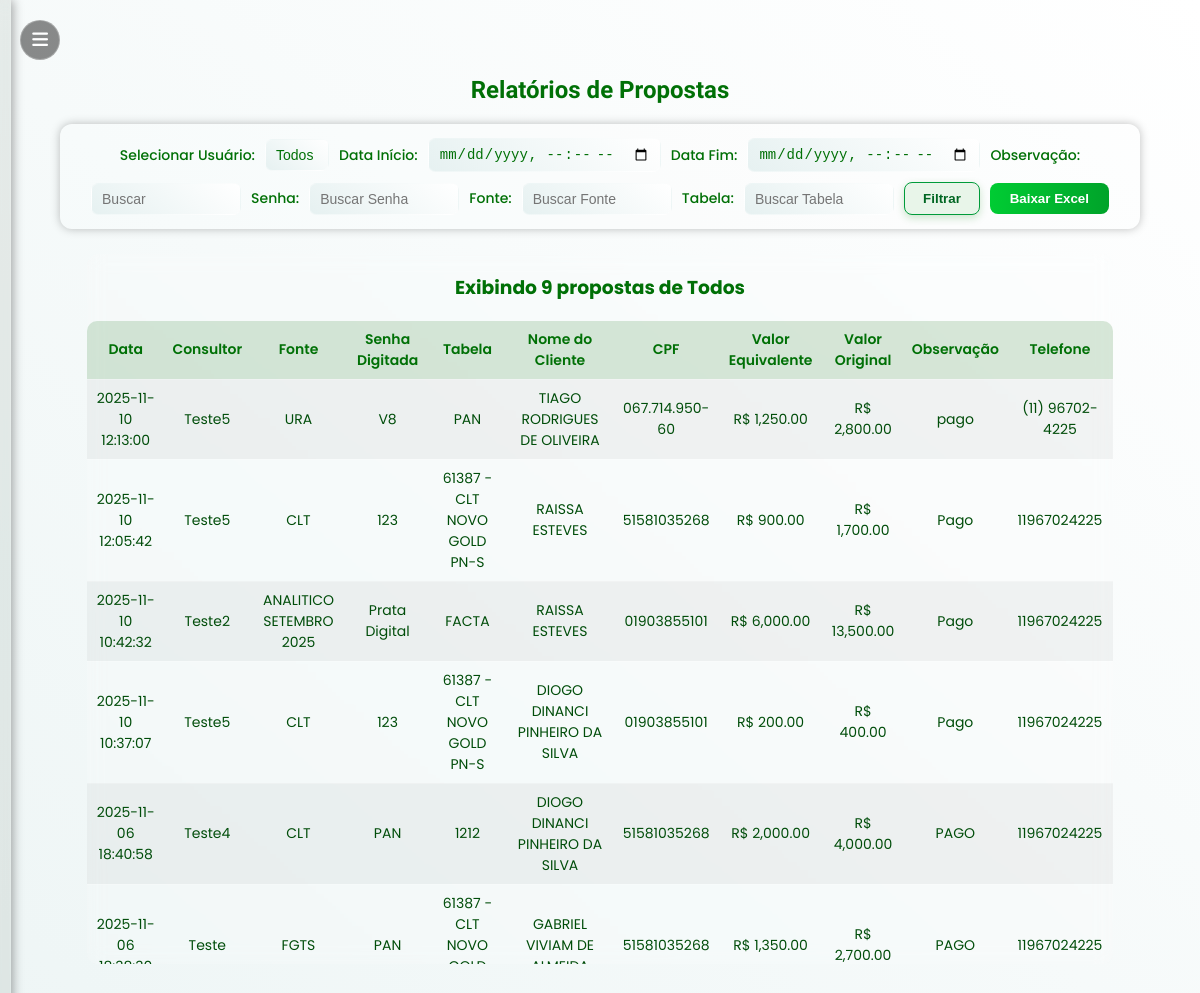
The page /relatorios (signed in) on the database as committed earlier.
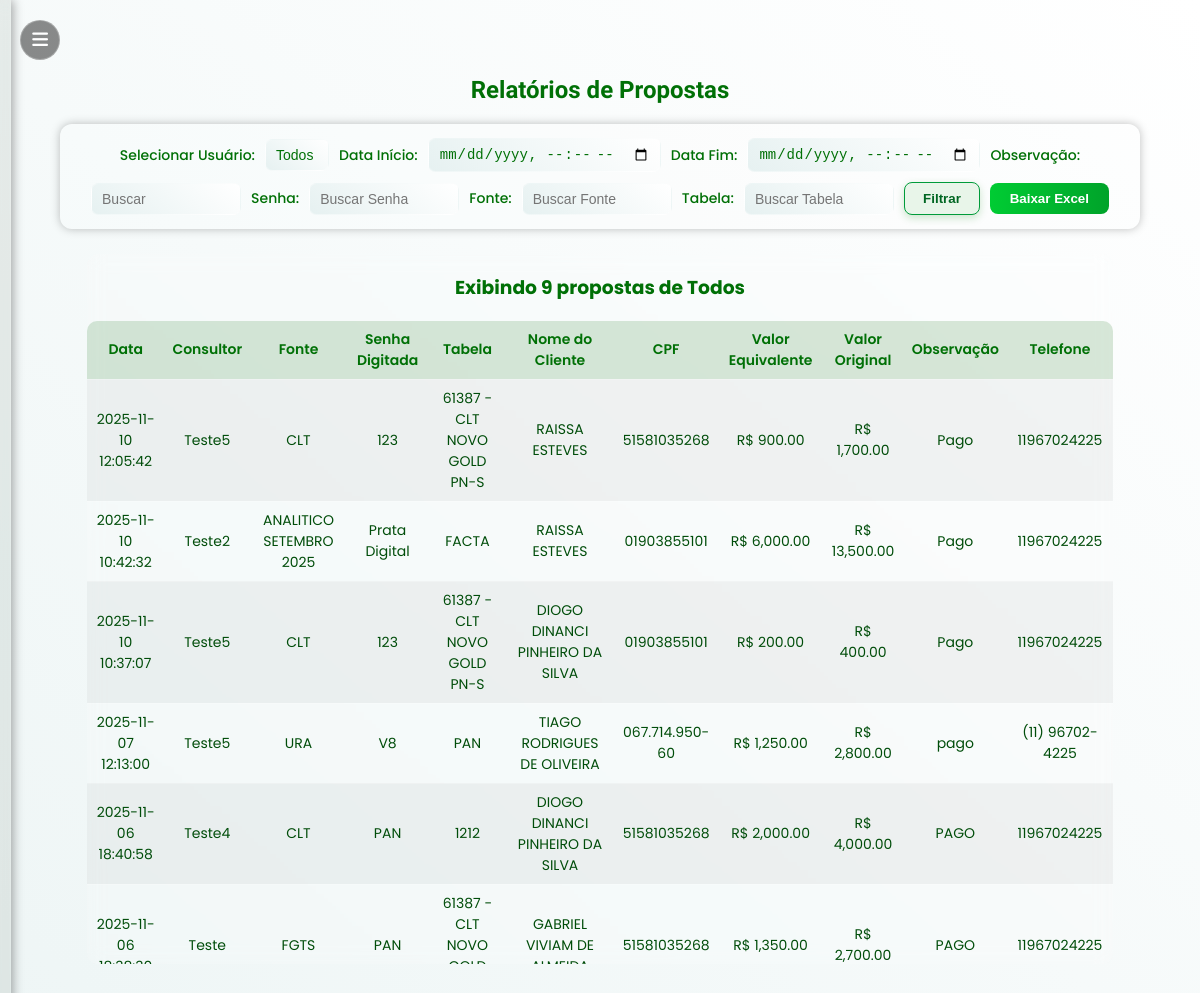
The same page on the database as committed later.
### tables this page shows
CREATE TABLE propostas (
            id INTEGER PRIMARY KEY AUTOINCREMENT,
            data TEXT DEFAULT (datetime('now','localtime')),
            consultor TEXT,
            fonte TEXT,
            senha_digitada TEXT,
            tabela TEXT,
            nome_cliente TEXT,
            cpf TEXT,
            valor_equivalente REAL,
            valor_original REAL,
            observacao TEXT,
            telefone TEXT
        );

### app.py (the view, shortened to what this page needs)
@app.route("/relatorios", methods=["GET", "POST"])
def relatorios():
    if "user" not in session or session["role"] != "admin":
        return redirect(url_for("login"))
    conn = get_conn()
    cur = conn.cursor()
    cur.execute("""
        SELECT DISTINCT consultor
        FROM propostas
        WHERE consultor IS NOT NULL
        AND consultor NOT IN (SELECT nome FROM users WHERE role = 'admin')
        ORDER BY consultor;
    """)
    usuarios = [u[0] for u in cur.fetchall()]
    user = request.form.get("usuario")
    data_ini = request.form.get("data_ini")
    data_fim = request.form.get("data_fim")
    observacao = request.form.get("observacao", "").strip()
    senha_digitada = request.form.get("senha_digitada", "").strip()
    fonte = request.form.get("fonte", "").strip()
    tabela = request.form.get("tabela", "").strip()
    acao = request.form.get("acao")
    def normalizar_data(data_str):
        if not data_str:
            return None
        try:
            return datetime.strptime(data_str, "%Y-%m-%dT%H:%M").strftime("%Y-%m-%d %H:%M:%S")
        except ValueError:
            return data_str
    data_ini = normalizar_data(data_ini)
    data_fim = normalizar_data(data_fim)
    ph = "?" if isinstance(conn, sqlite3.Connection) else "%s"
    query_base = f"""
        SELECT data, consultor, fonte, senha_digitada, tabela, nome_cliente, cpf,
               valor_equivalente, valor_original, observacao, telefone
        FROM propostas
    """
    condicoes, params = [], []
    condicoes.append("consultor NOT IN (SELECT nome FROM users WHERE role = 'admin')")
    def filtro_lower(campo, valor):
        if isinstance(conn, sqlite3.Connection):
            return f"LOWER({campo}) LIKE LOWER({ph})", f"%{valor.lower()}%"
        else:
            return f"LOWER({campo}) LIKE LOWER({ph})", f"%{valor}%"
    if user and user.strip():
        condicoes.append(f"LOWER(consultor) = LOWER({ph})")
        params.append(user)
    if data_ini and data_fim:
        condicoes.append(f"data BETWEEN {ph} AND {ph}")
        params += [data_ini, data_fim]
    if observacao:
        filtro, valor = filtro_lower("observacao", observacao)
        condicoes.append(filtro)
        params.append(valor)
    if senha_digitada:
        filtro, valor = filtro_lower("senha_digitada", senha_digitada)
        condicoes.append(filtro)
        params.append(valor)
    if fonte:
        filtro, valor = filtro_lower("fonte", fonte)
        condicoes.append(filtro)
        params.append(valor)
    if tabela:
        filtro, valor = filtro_lower("tabela", tabela)
        condicoes.append(filtro)
        params.append(valor)
    if condicoes:
        query_base += " WHERE " + " AND ".join(condicoes)
    order_clause = "ORDER BY datetime(data) DESC" if isinstance(conn, sqlite3.Connection) else "ORDER BY data DESC"
    query_base += f" {order_clause}"
    cur.execute(query_base.replace("?", "%s") if not isinstance(conn, sqlite3.Connection) else query_base, tuple(params))
    dados = cur.fetchall()
    conn.close()
    return render_template(
        "relatorios.html",
        usuarios=usuarios,
        dados=dados,
        user=user,
        data_ini=data_ini,
        data_fim=data_fim,
        observacao=observacao,
        senha_digitada=senha_digitada,
        fonte=fonte,
        tabela=tabela
    )

### app.py (called while the page is built)
def get_conn():
    if DATABASE_URL and psycopg2:
        return psycopg2.connect(DATABASE_URL, sslmode="require")
    else:
        return sqlite3.connect(LOCAL_DB, check_same_thread=False)

### templates/relatorios.html (shortened to what this page needs)
{% extends "base.html" %}
{% block content %}
<h1 class="titulo-tomorrow">Relatórios de Propostas</h1>
<div class="relatorios-container">
  <form method="POST" class="form-relatorios">
    <label>Selecionar Usuário:</label>
    <select name="usuario">
      <option value="" {% if not user %}selected{% endif %}>Todos</option>
    </select>
    <label>Data Início:</label>
    <input type="datetime-local" name="data_ini" value="{{ data_ini or '' }}">
    <label>Data Fim:</label>
    <input type="datetime-local" name="data_fim" value="{{ data_fim or '' }}">
    <label>Observação:</label>
    <input type="text" name="observacao" placeholder="Buscar" value="{{ observacao or '' }}" class="input-pequeno">
    <label>Senha:</label>
    <input type="text" name="senha_digitada" placeholder="Buscar Senha" value="{{ senha_digitada or '' }}"
      class="input-pequeno">
    <label>Fonte:</label>
    <input type="text" name="fonte" placeholder="Buscar Fonte" value="{{ fonte or '' }}" class="input-pequeno">
    <label>Tabela:</label>
    <input type="text" name="tabela" placeholder="Buscar Tabela" value="{{ tabela or '' }}" class="input-pequeno">
    <button type="submit" name="acao" value="filtrar" class="btn-filtrar">Filtrar</button>
    <button type="submit" name="acao" value="baixar" class="btn-baixar">Baixar Excel</button>
  </form>
</div>
{% if dados %}
<div class="tabela-relatorio">
  <h3>Exibindo {{ dados|length }} propostas de {{ user or 'Todos' }}</h3>
  <table>
    <thead>
      <tr>
        <th>Data</th>
        <th>Consultor</th>
        <th>Fonte</th>
        <th>Senha Digitada</th>
        <th>Tabela</th>
        <th>Nome do Cliente</th>
        <th>CPF</th>
        <th>Valor Equivalente</th>
        <th>Valor Original</th>
        <th>Observação</th>
        <th>Telefone</th>
      </tr>
    </thead>
    <tbody>
      {% for d in dados %}
      <tr>
        <td>{{ d[0] }}</td>
        <td>{{ d[1] }}</td>
        <td>{{ d[2] }}</td>
        <td>{{ d[3] }}</td>
        <td>{{ d[4] }}</td>
        <td>{{ d[5] }}</td>
        <td>{{ d[6] }}</td>
        <td>R$ {{ "{:,.2f}".format(d[7] or 0) }}</td>
        <td>R$ {{ "{:,.2f}".format(d[8] or 0) }}</td>
        <td>{{ d[9] }}</td>
        <td>{{ d[10] }}</td>
      </tr>
      {% endfor %}
    </tbody>
  </table>
</div>
{% elif not erro %}
<div class="msg-vazia">
  <p>Aguarde... Carregando as últimas 30 propostas.</p>
</div>
{% endif %}
{% endblock %}

### templates/base.html (shortened to what this page needs)
<!DOCTYPE html>
<html lang="pt-BR">
<head>
    <link rel="stylesheet" href="{{ url_for('static', filename='style.css') }}">
    <link rel="stylesheet" href="https://cdnjs.cloudflare.com/ajax/libs/font-awesome/6.5.0/css/all.min.css">
</head>
<body class="pagina">
    <button class="menu-toggle" id="menuToggle">
        <i class="fa-solid fa-bars"></i>
    </button>
    <div class="sidebar" id="sidebar">
    </div>
    <div class="content">
        {% block content %}{% endblock %}
    </div>
</body>
</html>

### static/style.css (style rules this page uses)
:root { --gradiente-inicio: #e6f1f1; --gradiente-fim: #ffffff; --cor-texto: #007006; --bg-container: rgba(255, 255, 255, 0.12); --bg-input: rgba(255, 255, 255, 0.15); }
body:not(.dark-mode) .btn-filtro, body:not(.dark-mode) .btn-filtrar { background: #e8f5e9 !important; color: #006622 !important; border: 1px solid #009b3a !important; }
body.pagina { background: linear-gradient(40deg, var(--gradiente-inicio), var(--gradiente-fim)); font-family: 'Poppins', sans-serif; color: var(--cor-texto); min-height: 100vh; margin: 0; transition: 0.4s ease; font-family: 'Poppins', sans-serif !important; overflow-y: auto; font-family: 'Poppins', sans-serif !important; }
.sidebar { width: 230px; height: 100vh; position: fixed; left: 0; top: 0; background: rgba(0, 40, 12, 0.068); backdrop-filter: blur(15px); -webkit-backdrop-filter: blur(15px); display: flex; flex-direction: column; justify-content: space-between; padding: 25px 20px; border-right: 1px solid rgba(255, 255, 255, 0.13); box-shadow: 2px 0 10px rgba(0, 0, 0, 0.35); transform: translateX(-260px); transition: transform 0.35s ease; z-index: 998; padding-bottom: 20px; }
.menu-toggle { position: fixed; top: 20px; left: 20px; z-index: 2001; width: 40px; height: 40px; border-radius: 25px; background: rgba(0, 0, 0, 0.45); border: 1px solid rgba(255, 255, 255, 0.25); display: flex; align-items: center; justify-content: center; cursor: pointer; font-size: 18px; color: white; transition: 0.3s ease; }
.content { margin-left: 0; transition: margin-left 0.4s; padding: 60px; text-align: center; }
.titulo-tomorrow { font-family: 'Tomorrow', sans-serif; font-size: 32px; margin-bottom: 20px; }
.btn-filtrar { background: linear-gradient(40deg, var(--gradiente-inicio), var(--gradiente-fim)); color: var(--cor-texto); border: 1px solid rgba(255, 255, 255, 0.25); padding: 8px 16px; border-radius: 10px; cursor: pointer; font-weight: 600; transition: 0.3s ease; backdrop-filter: blur(6px); }
.btn-filtrar, .btn-editar { background: linear-gradient(90deg, #009b2d, #00c447); border: none; border-radius: 8px; color: var(--cor-texto); font-weight: 600; cursor: pointer; padding: 6px 14px; box-shadow: 0 3px 8px rgba(0, 128, 0, 0.2); transition: background 0.2s, transform 0.15s ease; }
.form-relatorios { display: flex; justify-content: center; align-items: center; gap: 10px; flex-wrap: wrap; margin-bottom: 20px; }
.btn-baixar { background: #00ac00; color: white; border: none; padding: 8px 15px; border-radius: 6px; cursor: pointer; }
.tabela-relatorio { width: 95%; margin: auto; background: rgba(255, 255, 255, 0.1); border-radius: 10px; backdrop-filter: blur(8px); max-height: 710px; overflow-y: auto; overflow-x: auto; scrollbar-width: thin; scrollbar-color: rgba(255, 255, 255, 0.3) transparent; }
.tabela-relatorio table { width: 100%; border-collapse: collapse; background: rgba(63, 63, 63, 0.1); color: var(--cor-texto); text-align: center; border-radius: 10px; overflow: hidden; font-size: 14px; }
.tabela-relatorio th, .tabela-relatorio td { padding: 8px 6px; border-bottom: 1px solid rgba(48, 48, 48, 0.2); color: var(--cor-texto); }
.form-relatorios { display: flex; justify-content: center; align-items: center; flex-wrap: wrap; gap: 12px; margin: 25px auto 35px; padding: 14px 20px; background: rgba(255, 255, 255, 0.08); border-radius: 12px; box-shadow: 0 0 10px rgba(0, 0, 0, 0.25); width: fit-content; position: relative; left: 50%; transform: translateX(-50%); }
.form-relatorios label { font-weight: 500; color: #fff; font-size: 14px; }
.form-relatorios select, .form-relatorios input[type="datetime-local"] { padding: 7px 10px; border-radius: 8px; border: 1px solid rgba(255, 255, 255, 0.25); background: rgba(255, 255, 255, 0.12); color: #fff; font-size: 14px; outline: none; transition: all 0.3s ease; }
.btn-filtrar { background: #ffffff; color: #007a33; font-weight: 600; border: none; border-radius: 8px; padding: 8px 18px; cursor: pointer; transition: all 0.25s ease; }
.btn-baixar { background: #00cc33; color: #fff; font-weight: 600; border: none; border-radius: 8px; padding: 8px 20px; cursor: pointer; transition: all 0.25s ease; }
h1.titulo-tomorrow { font-size: 24px; }
.btn-filtro, .btn-filtrar { padding: 8px 14px; border-radius: 8px; border: 1px solid #00a65a; background: white; color: #007b3a; cursor: pointer; transition: 0.2s; }

Rows that differ between the two databases and show on the page:
changed propostas "URA": data "2025-11-10 12:13:00" → "2025-11-07 12:13:00"; moves down the list
